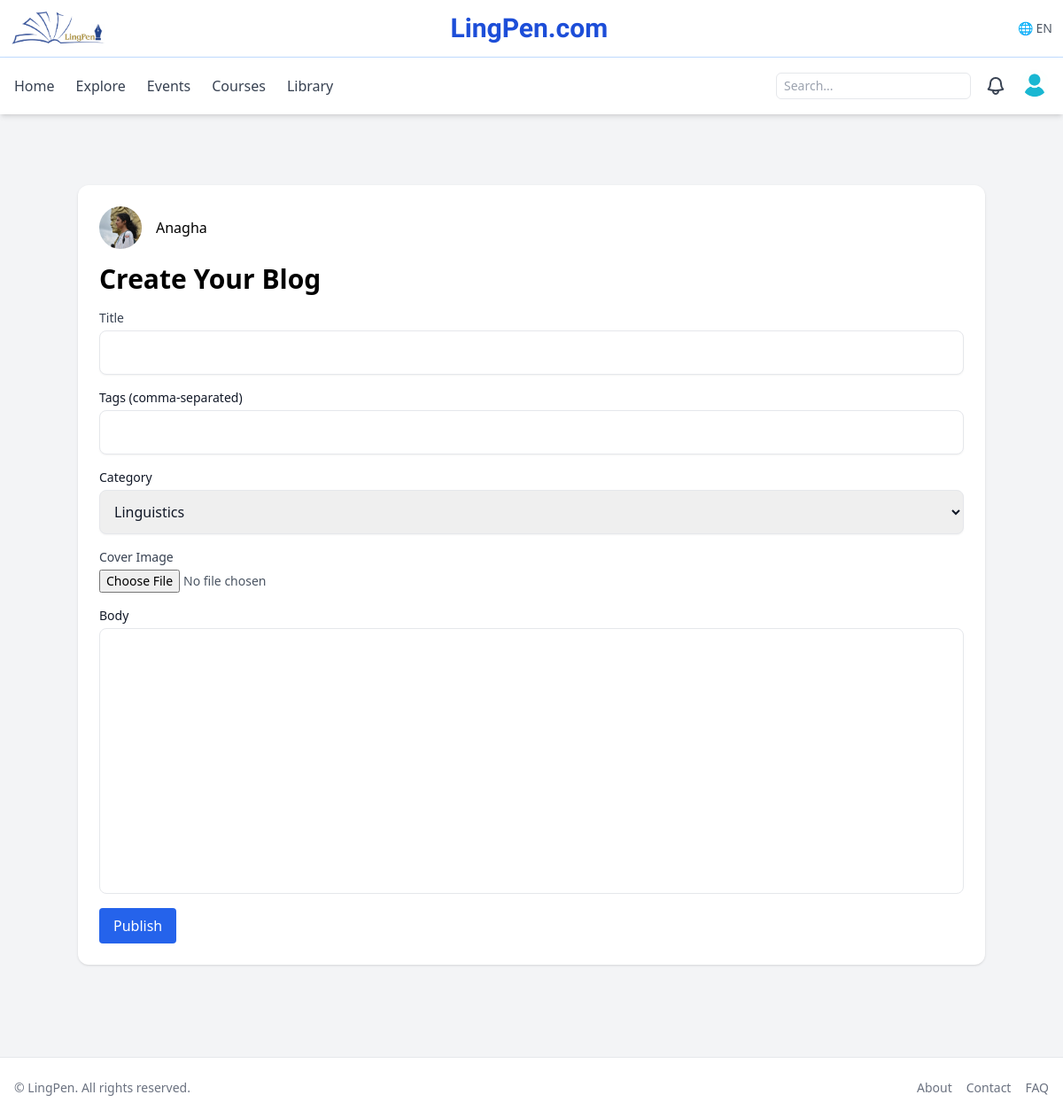
The page /blogs/create (signed in) on the database its author committed.
### app/models.py (models this page shows)
class Profile(db.Model):
    id = db.Column(db.Integer, primary_key=True)
    user_id = db.Column(db.Integer, db.ForeignKey("user.id"), unique=True)
    first_name = db.Column(db.String(80))
    last_name = db.Column(db.String(80))
    dob = db.Column(db.Date)
    photo_url = db.Column(db.String(255))
    cover_url = db.Column(db.String(255))
    about = db.Column(db.Text)
    primary_language = db.Column(db.String(80))
    interests = db.Column(db.String(255))
    proficiency_level = db.Column(db.String(50))
    user = db.relationship("User", back_populates="profile")

### app/blueprints/blogs/routes.py (the view, shortened to what this page needs)
@bp.route("/create", methods=["GET", "POST"])
@login_required
def create():
    form = BlogForm()
    return render_template("blogs/create.html", form=form, blog=None)

### app/forms.py
class BlogForm(FlaskForm):
    title = StringField('Title', validators=[DataRequired(), Length(min=3, max=255)])
    body = TextAreaField('Write your blog', validators=[DataRequired()])
    tags = StringField('Tags (comma-separated)', validators=[Length(max=255)])
    category = SelectField('Category', choices =[('linguistics','Linguistics'), ('phonetics','Phonetics'), ('morphology','Morphology'), ('syntax','Syntax'), ('language_learning','Language Learning'), ('research', 'Research'), ('other','Other')], default='linguistics') # New category field
    cover_image = FileField('Cover Image')
    is_featured = BooleanField('Feature this blog')
    submit = SubmitField('Publish')

### app/models.py (called while the page is built)
@login_manager.user_loader
def load_user(user_id):
    return db.session.get(User, int(user_id))

### app/templates/blogs/create.html (shortened to what this page needs)
{% extends 'base.html' %}
{% block content %}
<div class="max-w-5xl mx-auto my-8">
  <div class="bg-white rounded-xl shadow p-6">
    <div class="flex items-start justify-between gap-6">
      <div class="flex items-center gap-4">
        <div class="w-12 h-12 rounded-full overflow-hidden">
          <img src="{{ (blog.user.profile.photo_url if blog else current_user.profile.photo_url) or url_for('static', filename='default_avatar.png') }}" class="w-full h-full object-cover">
        </div>
        <div>
          <a href="{{ url_for('users.profile', user_id=blog.user.id) if blog else url_for('users.profile', user_id=current_user.id) }}" class="font-medium text-black">
            {{ (blog.user.profile.first_name if blog else current_user.profile.first_name) or (blog.user.email if blog else current_user.email) }}
          </a>
        </div>
      </div>
    </div>
    {% if blog %}
      <h1 class="mt-4 text-3xl font-extrabold text-black">{{ blog.title }}</h1>
      <article class="mt-4 prose prose-indigo max-w-none text-gray-800">
        {{ blog.body|safe }}
      </article>
    {% else %}
      <h1 class="mt-4 text-3xl font-extrabold text-black">Create Your Blog</h1>
      <form method="POST" action="{{ url_for('blogs.create') }}" enctype="multipart/form-data" class="space-y-4 mt-4" id="blog-form">
        <div>
          {{ form.title.label(class="block text-sm font-medium text-gray-700") }}
          {{ form.title(class="mt-1 block w-full border rounded-lg p-3 shadow-sm focus:ring focus:ring-indigo-200") }}
        </div>
        <div>
          {{ form.tags.label(class_='block text-sm mb-1 font-medium') }}
          {{ form.tags(class_='w-full border rounded-lg p-3 shadow-sm focus:ring focus:ring-indigo-200') }}
        </div>
        <div>
          {{ form.category.label(class_='block text-sm mb-1 font-medium') }}
          {{ form.category(class_='w-full border rounded-lg p-3 shadow-sm focus:ring focus:ring-indigo-200') }}
        </div>
        <div>
          {{ form.cover_image.label(class="block text-sm font-medium text-gray-700") }}
          {{ form.cover_image(class="mt-1 block w-full text-sm text-gray-600") }}
        </div>
        <div>
          <label class="block text-sm mb-1 font-medium">Body</label>
          <div id="editor-container" class="border rounded-lg bg-white min-h-[300px]"></div>
        </div>
        <div>
          <button type="submit" id="submit-btn" class="bg-blue-600 text-white px-4 py-2 rounded">Publish</button>
        </div>
      </form>
    {% endif %}
  </div>
</div>
{% endblock %}

### rows shown on the page
Profile: photo_url (picture), first_name "Anagha"
